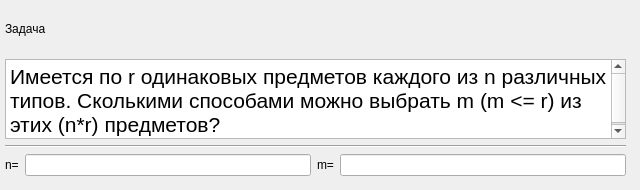
           <widget class="QWidget" name="combination_duplicates">
            <widget class="QWidget" name="verticalLayoutWidget_7">
             <property name="geometry">
              <rect>
               <x>0</x>
               <y>0</y>
               <width>631</width>
               <height>181</height>
              </rect>
             </property>
             <layout class="QVBoxLayout" name="verticalLayout_7">
              <property name="sizeConstraint">
               <enum>QLayout::SetNoConstraint</enum>
              </property>
              <property name="leftMargin">
               <number>5</number>
              </property>
              <property name="topMargin">
               <number>5</number>
              </property>
              <property name="rightMargin">
               <number>5</number>
              </property>
              <property name="bottomMargin">
               <number>5</number>
              </property>
              <item>
               <widget class="QLabel" name="task_label_5">
                <property name="text">
                 <string>Задача</string>
                </property>
               </widget>
              </item>
              <item>
               <widget class="QTextBrowser" name="task_text_5">
                <property name="maximumSize">
                 <size>
                  <width>16777215</width>
                  <height>80</height>
                 </size>
                </property>
                <property name="html">
                 <string>&lt;!DOCTYPE HTML PUBLIC &quot;-//W3C//DTD HTML 4.0//EN&quot; &quot;http://www.w3.org/TR/REC-html40/strict.dtd&quot;&gt;
&lt;html&gt;&lt;head&gt;&lt;meta name=&quot;qrichtext&quot; content=&quot;1&quot; /&gt;&lt;style type=&quot;text/css&quot;&gt;
p, li { white-space: pre-wrap; }
&lt;/style&gt;&lt;/head&gt;&lt;body style=&quot; font-family:'Ubuntu'; font-size:16pt; font-weight:400; font-style:normal;&quot;&gt;
&lt;p style=&quot; margin-top:0px; margin-bottom:0px; margin-left:0px; margin-right:0px; -qt-block-indent:0; text-indent:0px;&quot;&gt;Имеется по r одинаковых предметов каждого из n различных типов. Сколькими способами можно выбрать m (m &amp;lt;= r) из этих (n*r) предметов?&lt;/p&gt;&lt;/body&gt;&lt;/html&gt;</string>
                </property>
               </widget>
              </item>
              <item>
               <widget class="Line" name="line_5">
                <property name="orientation">
                 <enum>Qt::Horizontal</enum>
                </property>
               </widget>
              </item>
              <item>
               <layout class="QHBoxLayout" name="horizontalLayout_12">
                <item>
                 <widget class="QLabel" name="nLabel_rcomb">
                  <property name="text">
                   <string>n=</string>
                  </property>
                 </widget>
                </item>
                <item>
                 <widget class="QLineEdit" name="nInput_rcomb"/>
                </item>
                <item>
                 <widget class="QLabel" name="mLabel_rcomb">
                  <property name="text">
                   <string>m=</string>
                  </property>
                 </widget>
                </item>
                <item>
                 <widget class="QLineEdit" name="mInput_rcomb"/>
                </item>
               </layout>
              </item>
             </layout>
            </widget>
           </widget>
